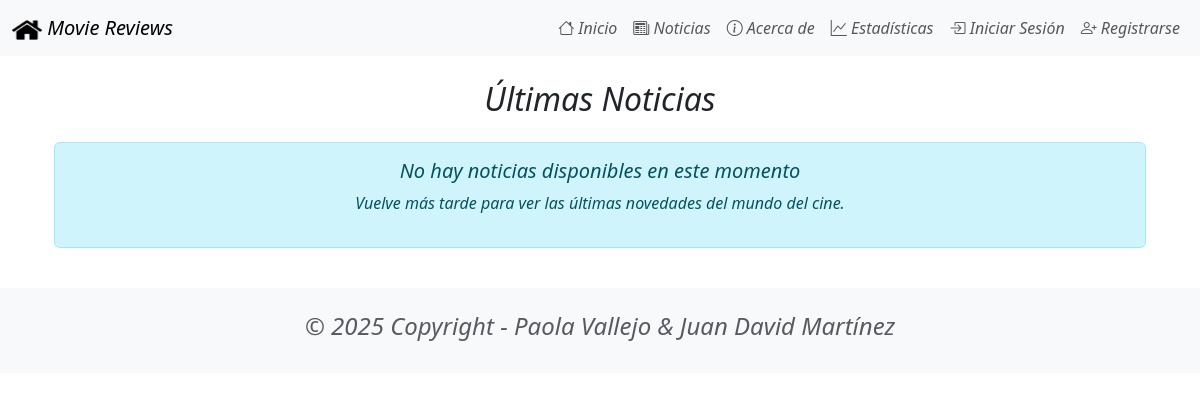
The page /news/ on the database as committed earlier.
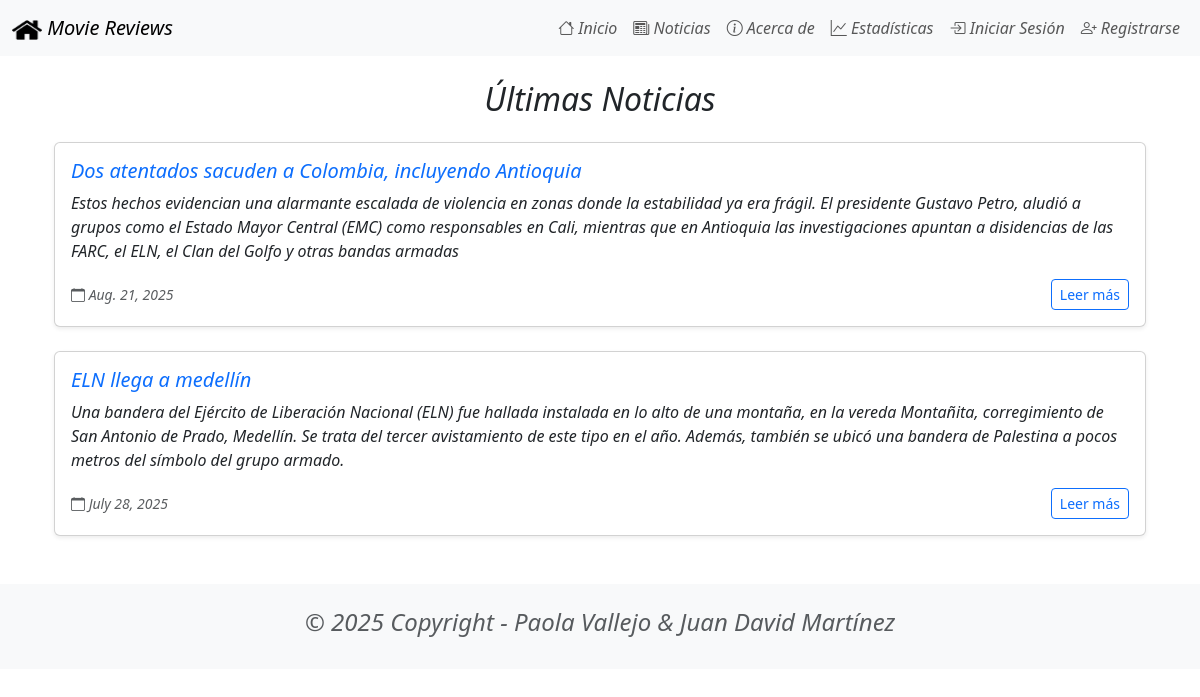
The same page on the database as committed later.
### news/models.py (models this page shows, shortened)
class News(models.Model):
    headline = models.CharField(max_length=200)
    body = models.TextField()
    date = models.DateField()

### news/views.py (the view)
# urls.py: path('news/',include('news.urls')),
def news(request):
    newss = News.objects.all().order_by('-date')
    return render(request, 'news.html',{'newss':newss})

### news/templates/news.html
{% extends 'base.html' %}
{% block content %}
<div class="container">
    <div class="row">
        <div class="col-12">
            <h2 class="mb-4 text-center">Últimas Noticias</h2>
            {% if newss %}
                {% for news in newss %}
                <div class="card mb-4 shadow-sm">
                    <div class="card-body">
                        <div class="row">
                            <div class="col-md-12">
                                <h5 class="card-title text-primary">{{news.headline}}</h5>
                                <p class="card-text">{{news.body}}</p>
                                <div class="d-flex justify-content-between align-items-center">
                                    <small class="text-muted">
                                        <i class="bi bi-calendar"></i> {{news.date}}
                                    </small>
                                    <button class="btn btn-outline-primary btn-sm">Leer más</button>
                                </div>
                            </div>
                        </div>
                    </div>
                </div>
                {% endfor %}
            {% else %}
                <div class="text-center">
                    <div class="alert alert-info" role="alert">
                        <h5>No hay noticias disponibles en este momento</h5>
                        <p>Vuelve más tarde para ver las últimas novedades del mundo del cine.</p>
                    </div>
                </div>
            {% endif %}
        </div>
    </div>
</div>
{% endblock content %}

### moviereviews/templates/base.html (shortened to what this page needs)
<!DOCTYPE html>
<html lang="es">
<head>
    <link href="https://cdn.jsdelivr.net/npm/bootstrap@5.3.7/dist/css/bootstrap.min.css" rel="stylesheet">
    <link rel="stylesheet" href="https://cdn.jsdelivr.net/npm/bootstrap-icons@1.11.3/font/bootstrap-icons.min.css">
</head>
<body>
    <nav class="navbar navbar-expand-lg bg-body-tertiary">
        <div class="container-fluid">
          <a class="navbar-brand" href="{% url 'home' %}">
            {% load static %}
            <img src="{% static 'images/home.png' %}" alt="Home" width="30" height="24">
            <i class="d-inline'block align'text'top "> Movie Reviews
          </a>
          <div class="collapse navbar-collapse" id="navbarSupportedContent">
            <ul class="navbar-nav me-auto mb-2 mb-lg-0">
              <li class="nav-item">
                <a class="nav-link" href="{% url 'home' %}">
                  <i class="bi bi-house"></i> Inicio
                </a>
              </li>
              <li class="nav-item">
                <a class="nav-link" href="{% url 'news' %}">
                  <i class="bi bi-newspaper"></i> Noticias
                </a>
              </li>
              <li class="nav-item">
                <a class="nav-link" href="{% url 'about' %}">
                  <i class="bi bi-info-circle"></i> Acerca de
                </a>
              </li>
              <li class="nav-item">
                <a class="nav-link" href="{% url 'statistics' %}">
                  <i class="bi bi-graph-up"></i> Estadísticas
                </a>
              </li>
            </ul>
            <ul class="navbar-nav">
              <li class="nav-item">
                <a class="nav-link" href="#">
                  <i class="bi bi-box-arrow-in-right"></i> Iniciar Sesión
                </a>
              </li>
              <li class="nav-item">
                <a class="nav-link" href="#">
                  <i class="bi bi-person-plus"></i> Registrarse
                </a>
              </li>
            </ul>
          </div>
        </div>
    </nav>
    <div class="container mt-4">
        {% block content %}
        {% endblock content %}
    </div>
</body>
</html>
<footer class="text-center text-lg-start bg-light text-muted mt-4">
    <div class="container">
      <div class="row">
        <div class="text-center p-4">
          <h4>© 2025 Copyright - Paola Vallejo & Juan David Martínez</h4>
        </div>
      </div>
    </div>
  </footer>

Rows that differ between the two databases and show on the page:
added News: headline "Dos atentados sacuden a Colombia, incluyendo Antioquia", body "Estos hechos evidencian una alarmante escalada de violencia en zonas donde la estabilidad ya era frágil. El presidente Gustavo Petro, aludió a grupos como el Estado Mayor Central (EMC) como responsables en Cali, mientras que en Antioquia las investigaciones apuntan a disidencias de las FARC, el ELN, el Clan del Golfo y otras bandas armadas", date "Aug. 21, 2025"
added News: headline "ELN llega a medellín", body "Una bandera del Ejército de Liberación Nacional (ELN) fue hallada instalada en lo alto de una montaña, en la vereda Montañita, corregimiento de San Antonio de Prado, Medellín. Se trata del tercer avistamiento de este tipo en el año. Además, también se ubicó una bandera de Palestina a pocos metros del símbolo del grupo armado.", date "July 28, 2025"
Other text that changed with them:
text no longer shown: "No hay noticias disponibles en este momento Vuelve más tarde para ver las últimas novedades del mundo del cine."
